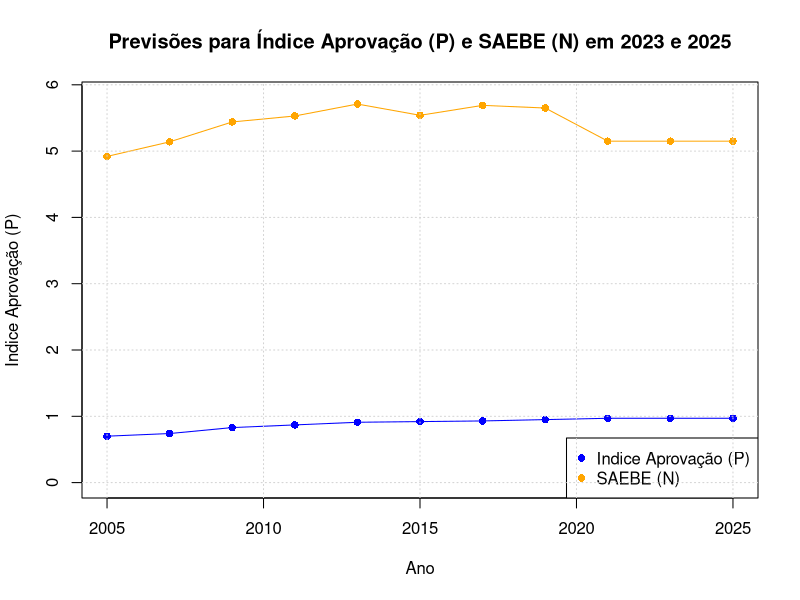

The R source for this figure:
# Instalando a biblioteca forecast
install.packages("forecast")

# Carregando a biblioteca forecast
library(forecast)

# Dados fornecidos
ano <- c(2005, 2007, 2009, 2011, 2013, 2015, 2017, 2019, 2021)
indice_aprovacao <- c(0.70, 0.74, 0.83, 0.87, 0.91, 0.92, 0.93, 0.95, 0.97)
saebe <- c(4.92, 5.14, 5.44, 5.53, 5.71, 5.54, 5.69, 5.65, 5.15)

# Criando um data frame com os dados
data <- data.frame(Ano = ano, Indice_Aprovacao = indice_aprovacao, SAEBE = saebe)

# Ajuste do modelo de suavização exponencial simples para "Indice Aprovação (P)"
model_aprovacao <- ets(data$Indice_Aprovacao, model = "ANN")

# Ajuste do modelo de suavização exponencial simples para "SAEBE (N)"
model_saebe <- ets(data$SAEBE, model = "ANN")

# Previsões para 2023 e 2025 para "Indice Aprovação (P)"
future_years_aprovacao <- c(2023, 2025)
forecast_aprovacao <- forecast(model_aprovacao, h = length(future_years_aprovacao))

# Previsões para 2023 e 2025 para "SAEBE (N)"
future_years_saebe <- c(2023, 2025)
forecast_saebe <- forecast(model_saebe, h = length(future_years_saebe))

# Criação do data frame com as previsões
future_data <- data.frame(Ano = future_years_aprovacao, Indice_Aprovacao = forecast_aprovacao$mean,
                          SAEBE = forecast_saebe$mean)

# Concatenando os dados históricos com as previsões
forecast_data <- rbind(data, future_data)

# Plot dos resultados
plot(forecast_data$Ano, forecast_data$Indice_Aprovacao, type = "o", pch = 16, col = "blue",
     xlab = "Ano", ylab = "Indice Aprovação (P)", main = "Previsões para Índice Aprovação (P) e SAEBE (N) em 2023 e 2025",
     ylim = c(0, max(forecast_data$Indice_Aprovacao, forecast_data$SAEBE) + 0.1))
lines(forecast_data$Ano, forecast_data$SAEBE, type = "o", pch = 16, col = "orange")
legend("bottomright", legend = c("Indice Aprovação (P)", "SAEBE (N)"), col = c("blue", "orange"), pch = 16)
grid()
